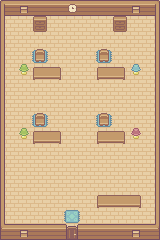

Tiled map render using the project's own tile images. Description and the whole map definition, tile-layer contents included, below:
An orthogonal 10x15 tile map with 16x16 px tiles, 4 tile layers (Пол, Стены, объект, объекты2), 3 tilesets.

<map version="1.10" tiledversion="1.11.2" orientation="orthogonal" renderorder="right-down" width="10" height="15" tilewidth="16" tileheight="16" infinite="0" nextlayerid="6" nextobjectid="1">
 <tileset firstgid="1" source="Wooden_House_Walls_Tilset.tsx" />
 <tileset firstgid="16" source="Doors.tsx" />
 <tileset firstgid="20" source="Basic_Furniture.tsx" />
 <layer id="1" name="Пол" width="10" height="15">
  <data encoding="csv">
7,7,7,7,7,7,7,7,7,7,
7,7,7,7,7,7,7,7,7,7,
7,7,7,7,7,7,7,7,7,7,
7,7,7,7,7,7,7,7,7,7,
7,7,7,7,7,7,7,7,7,7,
7,7,7,7,7,7,7,7,7,7,
7,7,7,7,7,7,7,7,7,7,
7,7,7,7,7,7,7,7,7,7,
7,7,7,7,7,7,7,7,7,7,
7,7,7,7,7,7,7,7,7,7,
7,7,7,7,7,7,7,7,7,7,
7,7,7,7,7,7,7,7,7,7,
7,7,7,7,7,7,7,7,7,7,
7,7,7,7,7,7,7,7,7,7,
7,7,7,7,7,7,7,7,7,7
</data>
 </layer>
 <layer id="2" name="Стены" width="10" height="15">
  <data encoding="csv">
4,14,2,2,2,2,2,2,14,5,
8,0,41,0,0,0,0,23,0,6,
8,0,0,0,0,0,0,0,0,6,
8,0,0,0,0,0,0,0,0,6,
8,0,0,0,0,0,0,0,0,6,
8,0,0,0,0,0,0,0,0,6,
8,0,0,0,0,0,0,0,0,6,
8,0,0,0,0,0,0,0,0,6,
8,0,0,0,0,0,0,0,0,6,
8,0,0,0,0,0,0,0,0,6,
8,0,0,0,0,0,0,0,0,6,
8,0,0,0,0,0,0,0,0,6,
8,0,0,0,0,0,0,0,0,6,
8,0,0,0,0,0,0,0,0,6,
9,14,12,12,17,12,12,12,14,10
</data>
 </layer>
 <layer id="4" name="объект" width="10" height="15">
  <data encoding="csv">
0,0,0,0,0,0,0,0,0,0,
0,0,0,0,0,0,0,0,0,0,
0,0,0,0,0,0,0,0,0,0,
0,0,67,0,0,0,67,0,0,0,
0,0,59,61,0,0,59,61,0,0,
0,0,0,0,0,0,0,0,0,0,
0,0,0,0,0,0,0,0,0,0,
0,0,67,0,0,0,67,0,0,0,
0,0,59,61,0,0,59,61,0,0,
0,0,0,0,0,0,0,0,0,0,
0,0,0,0,0,0,0,0,0,0,
0,0,0,0,0,0,0,0,0,0,
0,0,0,0,0,0,0,0,0,0,
0,0,0,0,0,0,0,0,0,0,
0,0,0,0,0,0,0,0,0,0
</data>
 </layer>
 <layer id="5" name="объекты2" width="10" height="15">
  <data encoding="csv">
0,0,0,0,54,0,0,0,0,0,
0,0,0,0,0,0,0,41,0,0,
0,0,0,0,0,0,0,0,0,0,
0,0,44,0,0,0,44,0,0,0,
0,32,0,0,0,0,0,0,33,0,
0,0,0,0,0,0,0,0,0,0,
0,0,0,0,0,0,0,0,0,0,
0,0,44,0,0,0,44,0,0,0,
0,32,0,0,0,0,0,0,34,0,
0,0,0,0,0,0,0,0,0,0,
0,0,0,0,0,0,0,0,0,0,
0,0,0,0,0,0,0,0,0,0,
0,0,0,0,0,0,59,60,61,0,
0,0,0,0,67,0,0,0,0,0,
0,0,0,0,0,0,0,0,0,0
</data>
 </layer>
</map>
